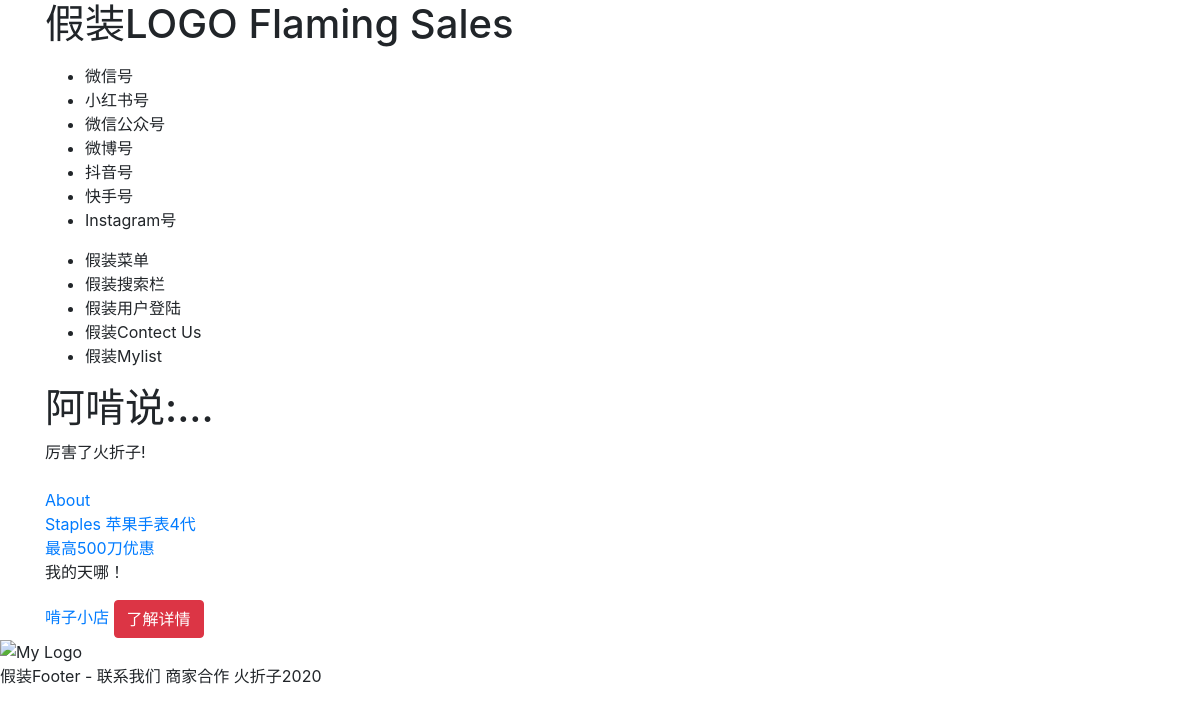
/, run on an earlier commit of the app's database.
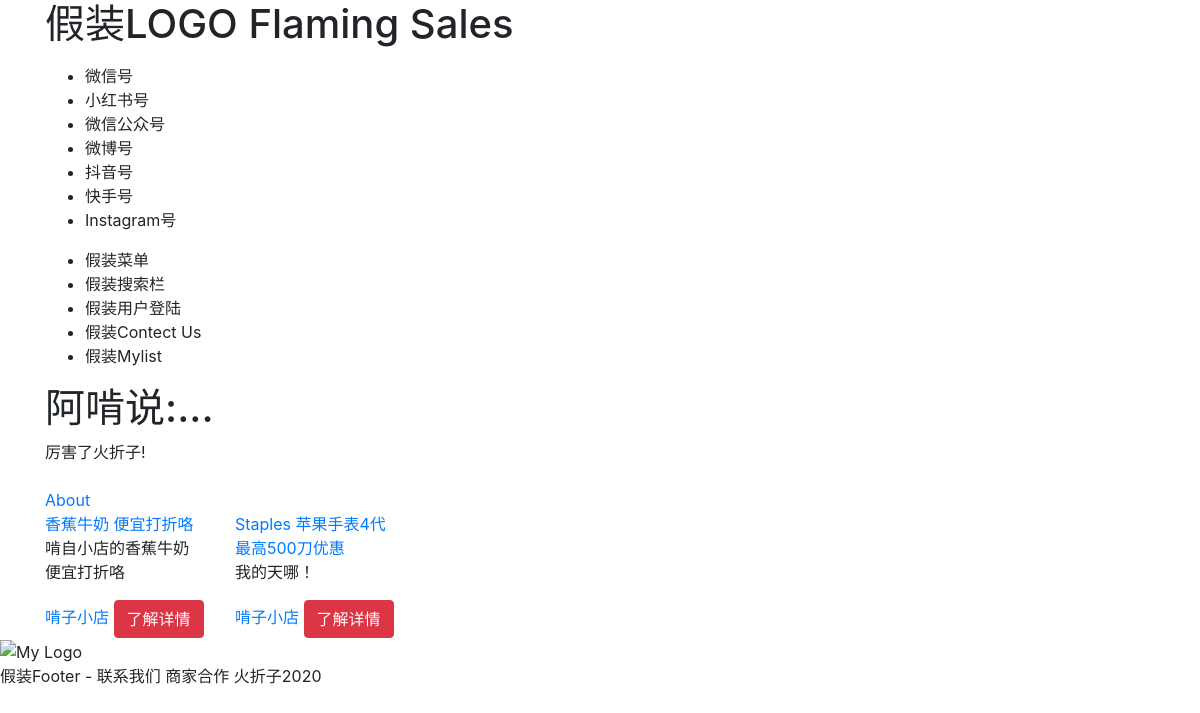
And on a later commit of the database.
### flame/models.py (models this page shows, shortened)
class Deal(models.Model):
    STATUS = (
        ('draft', "Draft"),
        ('publish', "Publish")
    )
    FEATURE = (
        ('HotDeals', 'Hot Deals'),
        ('HuoOnly', 'Huozhezi Only'),
        ('GoodDeals', 'Good Deals'),
    )
    title = models.CharField(max_length=200)
    slug = models.SlugField(max_length=200)
    tag = models.ManyToManyField(Tag)
    content = models.TextField(max_length=200)
    author = models.ForeignKey(
        User, on_delete=models.CASCADE, related_name='blog_posts')
    created_time = models.DateTimeField(auto_now_add=True)
    updated_time = models.DateTimeField(auto_now=True)
    publish_time = models.DateTimeField(default=timezone.now)
    not_delated = models.BooleanField(default=True)
    is_draft = models.CharField(
        max_length=10, choices=STATUS, default='publish')
    feature = models.CharField(
        max_length=10, choices=FEATURE, default='GoodDeals')
    effective_date = models.DateField()
    expire_date = models.DateField()
    is_active = models.BooleanField(default=True)
    old_price = models.DecimalField(
        max_digits=10, decimal_places=2, blank=True, default=0)
    new_price = models.DecimalField(
        max_digits=10, decimal_places=2, blank=True, default=0)
    store = models.ForeignKey(
        Store, on_delete=models.CASCADE, related_name="store", null=True)
    url = models.URLField(blank=True)
    views = models.IntegerField(default=0)
    class Meta:
        ordering = ('-publish_time',)

class Store(models.Model):
    name = models.CharField(max_length=50)
    views = models.IntegerField(default=0)
    address = models.CharField(max_length=100, blank=True)
    websites = models.URLField(blank=True)
    phone = models.CharField(max_length=10, blank=True)
    wechat = models.CharField(max_length=30, blank=True)
    def __str__(self):
        return self.name

### flame/views.py (the view)
# urls.py: path('',views.index, name = 'index'),
def index(request):
    latest_deal_list = Deal.objects.order_by('-publish_time')[:5]
    template = loader.get_template('index.html')
    context = {'latest_deal_list': latest_deal_list}
    return HttpResponse(template.render(context, request))

### flame/templates/index.html (shortened to what this page needs)
<!DOCTYPE html>
<html>
<head>
  <link rel="stylesheet" href="https://stackpath.bootstrapcdn.com/bootstrap/4.5.0/css/bootstrap.min.css"
>
</head>
<body>
  {% include "header.html" %}
  <section id="header">
    <div class="container">
      <div id="md-12">
        <h1>阿啃说:...</h1>
        <div>
          厉害了火折子! <br />
          <strong>{{ boldmessage }}</strong><br />
        </div>
        <div>
          <a href="/flame/about/">About</a><br />
        </div>
      </div>
    </div>
  </section>
  <section id="trending">
  {% if latest_deal_list %}
  <div class="container">
    <div class="row">
      {% for deal in latest_deal_list %}
      <div class="col-3 col-sm-2">
        <a href="/{{ deal.id }}/"> {{ deal.title }}</a>
        <p>{{ deal.content }}</p>
        <a href="/store/{{ deal.store.id }}/">{{ deal.store }}</a>
        <button type="button" herf="#" class="btn btn-danger"> 了解详情 </button>
      </div>
      {% endfor %}
    </div>
  </div>
  </section>
  {% else %}
  <p>No Deals are available.</p>
  {% endif %}
  <div>
    {% load static %}
    <img src="{% static "flame/huozhezi_icon.png" %}" alt="My Logo">
  </div>
</body>
{% include "footer.html" %}
</html>

### flame/templates/header.html (shortened to what this page needs)
<section id="topbar">
    <div class="container">
        <div id="col-12">
            <h1>
                假装LOGO Flaming Sales
            </h1>
            <p>
                <ul>
                    <li> 微信号 </li>
                    <li> 小红书号 </li>
                    <li> 微信公众号 </li>
                    <li> 微博号 </li>
                    <li> 抖音号 </li>
                    <li> 快手号 </li>
                    <li> Instagram号 </li>
                </ul>
            </p>
            <ul>
                <li>假装菜单</li>
            <li>假装搜索栏</li>
            <li>假装用户登陆</li>
            <li>假装Contect Us</li>
            <li>假装Mylist</li>
            </ul>
        </div>
    </div>
</section>

### flame/templates/footer.html
<div>
    <p>假装Footer - 联系我们 商家合作 火折子2020 </p>
</div>

What changed in the data, as far as the page shows it:
added Deal: title "香蕉牛奶 便宜打折咯", content "啃自小店的香蕉牛奶 便宜打折咯", store "啃子小店"
